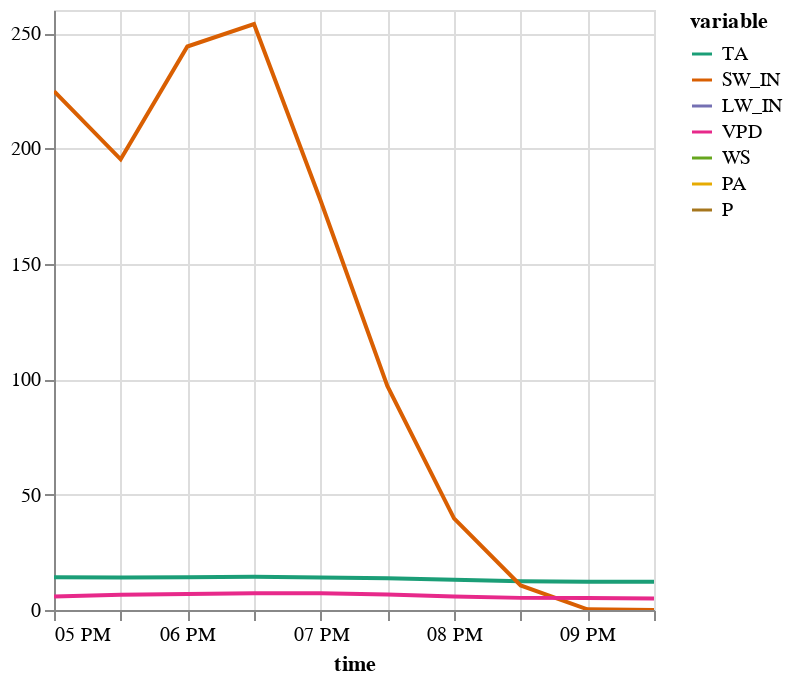

The notebook cell this image was saved under:
### Code cell
plot_line(m_df.tidy())

### Figure 1 — Vega-Lite specification as saved in the notebook (floating-point values rounded to 4 significant figures)
{"config": {"view": {"continuousWidth": 300, "continuousHeight": 300}}, "data": {"name": "data-2baaafdd305e446a630d644452c9ca65"}, "mark": "line", "encoding": {"color": {"field": "variable", "scale": {"domain": ["TA", "SW_IN", "LW_IN", "VPD", "WS", "PA", "P"], "range": ["#1B9E77", "#D95F02", "#7570B3", "#E7298A", "#66A61E", "#E6AB02", "#A6761D", "#666666"]}, "type": "nominal"}, "x": {"field": "time", "title": "time", "type": "temporal"}, "y": {"field": "value", "scale": {"zero": false}, "title": "", "type": "quantitative"}}, "params": [{"name": "param_4", "select": {"type": "interval"}, "bind": "scales"}], "$schema": "https://vega.github.io/schema/vega-lite/v5.2.0.json", "datasets": {"data-2baaafdd305e446a630d644452c9ca65": [{"time": "2000-06-15T17:00:00", "variable": "TA", "value": 14.22, "is_present": false}, {"time": "2000-06-15T17:30:00", "variable": "TA", "value": 14.11, "is_present": false}, {"time": "2000-06-15T18:00:00", "variable": "TA", "value": 14.23, "is_present": false}, {"time": "2000-06-15T18:30:00", "variable": "TA", "value": 14.4, "is_present": false}, {"time": "2000-06-15T19:00:00", "variable": "TA", "value": 14.09, "is_present": false}, {"time": "2000-06-15T19:30:00", "variable": "TA", "value": 13.71, "is_present": false}, {"time": "2000-06-15T20:00:00", "variable": "TA", "value": 13.08, "is_present": false}, {"time": "2000-06-15T20:30:00", "variable": "TA", "value": 12.41, "is_present": false}, {"time": "2000-06-15T21:00:00", "variable": "TA", "value": 12.27, "is_present": false}, {"time": "2000-06-15T21:30:00", "variable": "TA", "value": 12.2, "is_present": false}, {"time": "2000-06-15T17:00:00", "variable": "SW_IN", "value": 224.8, "is_present": true}, {"time": "2000-06-15T17:30:00", "variable": "SW_IN", "value": 195.3, "is_present": true}, {"time": "2000-06-15T18:00:00", "variable": "SW_IN", "value": 244.2, "is_present": true}, {"time": "2000-06-15T18:30:00", "variable": "SW_IN", "value": 253.9, "is_present": true}, {"time": "2000-06-15T19:00:00", "variable": "SW_IN", "value": 177.3, "is_present": true}, {"time": "2000-06-15T19:30:00", "variable": "SW_IN", "value": 97.07, "is_present": true}, {"time": "2000-06-15T20:00:00", "variable": "SW_IN", "value": 39.71, "is_present": true}, {"time": "2000-06-15T20:30:00", "variable": "SW_IN", "value": 10.65, "is_present": true}, {"time": "2000-06-15T21:00:00", "variable": "SW_IN", "value": 0.32, "is_present": true}, {"time": "2000-06-15T21:30:00", "variable": "SW_IN", "value": 0.0, "is_present": true}, {"time": "2000-06-15T17:00:00", "variable": "VPD", "value": 5.799, "is_present": true}, {"time": "2000-06-15T17:30:00", "variable": "VPD", "value": 6.577, "is_present": true}, {"time": "2000-06-15T18:00:00", "variable": "VPD", "value": 6.931, "is_present": true}, {"time": "2000-06-15T18:30:00", "variable": "VPD", "value": 7.286, "is_present": true}, {"time": "2000-06-15T19:00:00", "variable": "VPD", "value": 7.251, "is_present": true}, {"time": "2000-06-15T19:30:00", "variable": "VPD", "value": 6.683, "is_present": true}, {"time": "2000-06-15T20:00:00", "variable": "VPD", "value": 5.851, "is_present": true}, {"time": "2000-06-15T20:30:00", "variable": "VPD", "value": 5.254, "is_present": true}, {"time": "2000-06-15T21:00:00", "variable": "VPD", "value": 5.164, "is_present": true}, {"time": "2000-06-15T21:30:00", "variable": "VPD", "value": 5.037, "is_present": true}]}}
